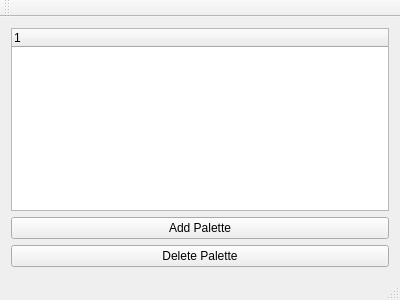
<?xml version="1.0" encoding="UTF-8"?>
<ui version="4.0">
 <class>MainWindow</class>
 <widget class="QMainWindow" name="MainWindow">
  <property name="geometry">
   <rect>
    <x>0</x>
    <y>0</y>
    <width>400</width>
    <height>300</height>
   </rect>
  </property>
  <property name="windowTitle">
   <string>MainWindow</string>
  </property>
  <widget class="QWidget" name="centralWidget">
   <layout class="QVBoxLayout" name="verticalLayout_2">
    <item>
     <layout class="QVBoxLayout" name="verticalLayout">
      <item>
       <widget class="QTreeWidget" name="treeWidget">
        <column>
         <property name="text">
          <string notr="true">1</string>
         </property>
        </column>
       </widget>
      </item>
      <item>
       <widget class="QPushButton" name="pushButton">
        <property name="text">
         <string>Add Palette</string>
        </property>
       </widget>
      </item>
      <item>
       <widget class="QPushButton" name="pushButton_2">
        <property name="text">
         <string>Delete Palette</string>
        </property>
       </widget>
      </item>
     </layout>
    </item>
   </layout>
  </widget>
  <widget class="QMenuBar" name="menuBar">
   <property name="geometry">
    <rect>
     <x>0</x>
     <y>0</y>
     <width>400</width>
     <height>24</height>
    </rect>
   </property>
  </widget>
  <widget class="QToolBar" name="mainToolBar">
   <attribute name="toolBarArea">
    <enum>TopToolBarArea</enum>
   </attribute>
   <attribute name="toolBarBreak">
    <bool>false</bool>
   </attribute>
  </widget>
  <widget class="QStatusBar" name="statusBar"/>
 </widget>
 <layoutdefault spacing="6" margin="11"/>
 <resources/>
 <connections/>
</ui>
